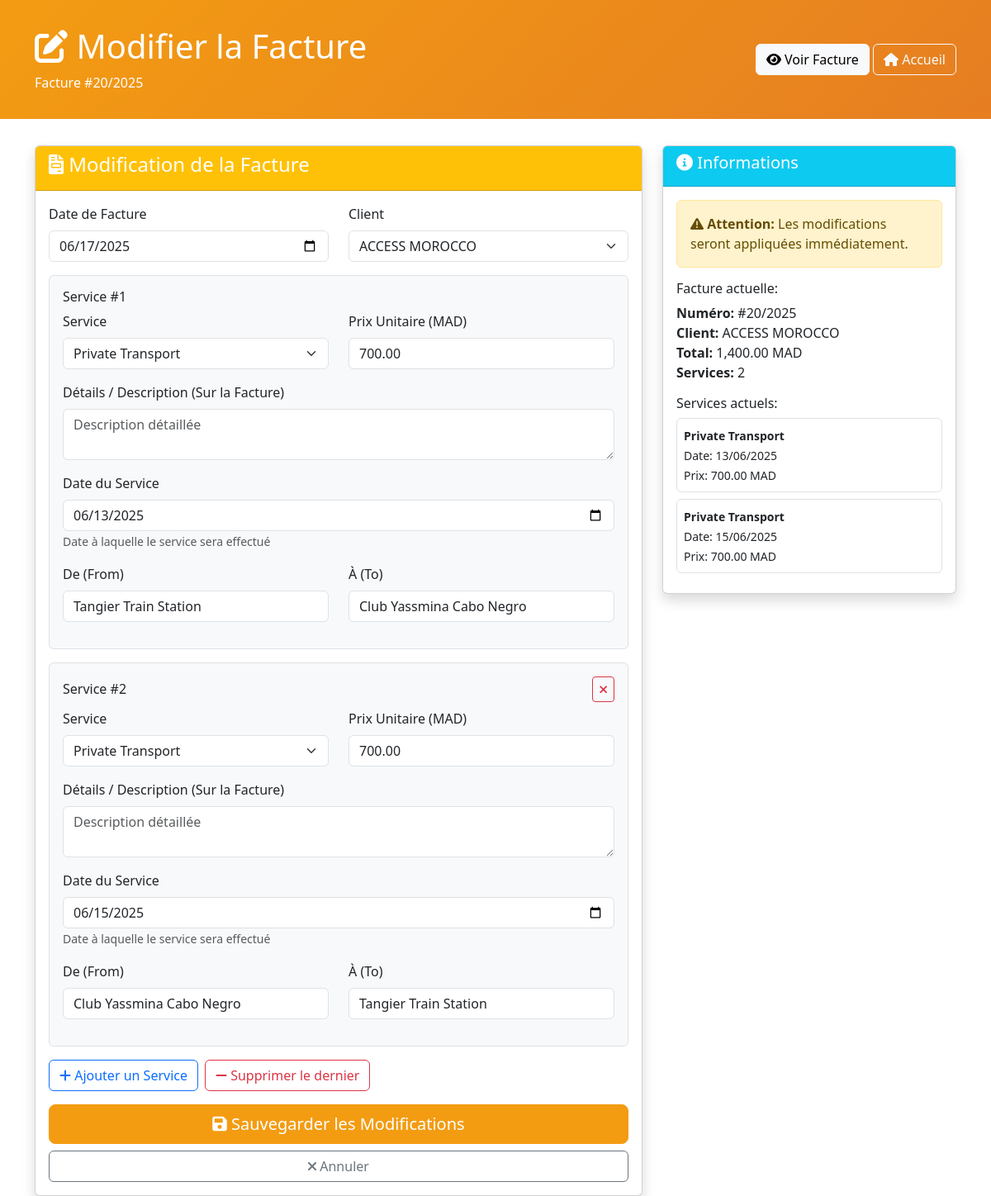
The app's page /edit-invoice.php?id=20 (signed in) with its own data.
### tables this page shows
CREATE TABLE IF NOT EXISTS `invoices` (
  `id` int NOT NULL AUTO_INCREMENT,
  `client_id` int NOT NULL,
  `invoice_date` date NOT NULL,
  `total` decimal(10,2) NOT NULL DEFAULT '0.00',
  `created_at` timestamp NULL DEFAULT CURRENT_TIMESTAMP,
  PRIMARY KEY (`id`),
  KEY `client_id` (`client_id`)
);

CREATE TABLE IF NOT EXISTS `clients` (
  `id` int NOT NULL AUTO_INCREMENT,
  `name` varchar(100) NOT NULL,
  `details` varchar(200) DEFAULT NULL,
  `contact` varchar(50) DEFAULT NULL,
  `created_at` timestamp NULL DEFAULT CURRENT_TIMESTAMP,
  PRIMARY KEY (`id`)
);

CREATE TABLE IF NOT EXISTS `invoice_items` (
  `id` int NOT NULL AUTO_INCREMENT,
  `invoice_id` int NOT NULL,
  `service_id` int NOT NULL,
  `custom_desc` varchar(255) DEFAULT NULL,
  `service_date` date DEFAULT NULL,
  `quantity` int DEFAULT '1',
  `unit_price` decimal(10,2) NOT NULL,
  `from_location` varchar(100) DEFAULT NULL,
  `to_location` varchar(100) DEFAULT NULL,
  `city` varchar(100) DEFAULT NULL,
  `created_at` timestamp NULL DEFAULT CURRENT_TIMESTAMP,
  PRIMARY KEY (`id`),
  KEY `invoice_id` (`invoice_id`),
  KEY `service_id` (`service_id`)
);

CREATE TABLE IF NOT EXISTS `services` (
  `id` int NOT NULL AUTO_INCREMENT,
  `title` varchar(100) NOT NULL,
  `description` text,
  `created_at` timestamp NULL DEFAULT CURRENT_TIMESTAMP,
  PRIMARY KEY (`id`)
);

### database.php (called while the page is built)
<?php
class Database {
    private $host = 'sql100.infinityfree.com';
    private $dbname = 'if0_40850869_ameziane_tours';
    private $username = 'if0_40850869';
    private $password = 'oqUeSdz2uufHi';
    private $pdo;
    public function __construct() {
        try {
            $dsn = "mysql:host={$this->host};dbname={$this->dbname};charset=utf8mb4";
            $this->pdo = new PDO($dsn, $this->username, $this->password, [
                PDO::ATTR_ERRMODE => PDO::ERRMODE_EXCEPTION,
                PDO::ATTR_DEFAULT_FETCH_MODE => PDO::FETCH_ASSOC,
                PDO::ATTR_EMULATE_PREPARES => false
            ]);
        } catch (PDOException $e) {
            die("Database connection failed: " . $e->getMessage());
        }
    }
    public function getConnection() {
        return $this->pdo;
    }
}
?>

### classes/InvoiceManager.php (called while the page is built, shortened)
<?php
require_once __DIR__ . '/../config/database.php';
class InvoiceManager {
    private $pdo;
    public function __construct() {
        $db = new Database();
        $this->pdo = $db->getConnection();
    }
    public function getAllClients() {
        $stmt = $this->pdo->query("SELECT * FROM clients ORDER BY name");
        return $stmt->fetchAll();
    }
    public function getAllServices() {
        $stmt = $this->pdo->query("SELECT * FROM services ORDER BY title");
        return $stmt->fetchAll();
    }
    public function getInvoiceDetails($invoiceId) {
        $stmt = $this->pdo->prepare("SELECT * FROM invoices WHERE id = ?");
        $stmt->execute([$invoiceId]);
        $invoice = $stmt->fetch();
        $stmt = $this->pdo->prepare("SELECT * FROM clients WHERE id = ?");
        $stmt->execute([$invoice['client_id']]);
        $client = $stmt->fetch();
        $stmt = $this->pdo->prepare("
            SELECT ii.*, s.title, s.description
            FROM invoice_items ii
            JOIN services s ON ii.service_id = s.id
            WHERE ii.invoice_id = ?
        ");
        $stmt->execute([$invoiceId]);
        $items = $stmt->fetchAll();
        return [
            'invoice' => $invoice,
            'client' => $client,
            'items' => $items
        ];
    }
}
?>

### edit-invoice.php (the view, shortened to what this page needs)
<?php
require_once 'classes/InvoiceManager.php';
$invoiceId = intval($_GET['id']);
$invoiceManager = new InvoiceManager();
$data = $invoiceManager->getInvoiceDetails($invoiceId);
$invoice = $data['invoice'];
$client = $data['client'];
$items = $data['items'];
$clients = $invoiceManager->getAllClients();
$services = $invoiceManager->getAllServices();
?>
<!DOCTYPE html>
<html lang="fr">
<head>
    <link href="https://cdn.jsdelivr.net/npm/bootstrap@5.3.2/dist/css/bootstrap.min.css" rel="stylesheet">
    <link href="https://cdnjs.cloudflare.com/ajax/libs/font-awesome/6.0.0/css/all.min.css" rel="stylesheet">
</head>
<body>
    <div class="edit-header">
        <div class="container">
            <div class="row align-items-center">
                <div class="col-md-8">
                    <h1><i class="fas fa-edit"></i> Modifier la Facture</h1>
                    <p class="mb-0">Facture #<?= $invoice['id'] ?>/<?= date('Y', strtotime($invoice['invoice_date'])) ?></p>
                </div>
                <div class="col-md-4 text-end">
                    <a href="view-invoice.php?id=<?= $invoice['id'] ?>" class="btn btn-light">
                        <i class="fas fa-eye"></i> Voir Facture
                    </a>
                    <a href="index.php" class="btn btn-outline-light">
                        <i class="fas fa-home"></i> Accueil
                    </a>
                </div>
            </div>
        </div>
    </div>
    <div class="container">
        <div class="row">
            <div class="col-lg-8">
                <div class="card shadow">
                    <div class="card-header bg-warning text-white">
                        <h4><i class="fas fa-file-invoice"></i> Modification de la Facture</h4>
                    </div>
                    <div class="card-body">
                        <form method="post" action="update-invoice.php" id="editInvoiceForm">
                            <div class="row mb-3">
                                <div class="col-md-6">
                                    <label for="invoice_date" class="form-label">Date de Facture</label>
                                    <input type="date" class="form-control" id="invoice_date" name="invoice_date"
                                           value="<?= $invoice['invoice_date'] ?>" required>
                                </div>
                                <div class="col-md-6">
                                    <label for="client_id" class="form-label">Client</label>
                                    <select class="form-select" id="client_id" name="client_id" required>
                                        <?php foreach($clients as $c): ?>
                                            <option value="<?= $c['id'] ?>" <?= $c['id'] == $invoice['client_id'] ? 'selected' : '' ?>>
                                                <?= htmlspecialchars($c['name']) ?>
                                            </option>
                                        <?php endforeach; ?>
                                    </select>
                                </div>
                            </div>
                            <div id="servicesContainer">
                                <?php foreach($items as $index => $item): ?>
                                <div class="service-row border rounded p-3 mb-3">
                                    <div class="d-flex justify-content-between align-items-center mb-2">
                                        <h6 class="mb-0">Service #<?= $index + 1 ?></h6>
                                        <?php if($index > 0): ?>
                                        <button type="button" class="btn btn-sm btn-outline-danger" onclick="removeThisRow(this)">
                                            <i class="fas fa-times"></i>
                                        </button>
                                        <?php endif; ?>
                                    </div>
                                    <div class="row">
                                        <div class="col-md-6 mb-3">
                                            <label class="form-label">Service</label>
                                            <select class="form-select" name="services[<?= $index ?>][service_id]"
                                                    onchange="handleServiceChange(this, <?= $index ?>)" required>
                                                <?php foreach($services as $service): ?>
                                                    <option value="<?= $service['id'] ?>"
                                                            <?= $service['id'] == $item['service_id'] ? 'selected' : '' ?>>
                                                        <?= htmlspecialchars($service['title']) ?>
                                                    </option>
                                                <?php endforeach; ?>
                                            </select>
                                        </div>
                                        <div class="col-md-6 mb-3">
                                            <label class="form-label">Prix Unitaire (MAD)</label>
                                            <input type="number" class="form-control"
                                                   name="services[<?= $index ?>][unit_price]"
                                                   value="<?= $item['unit_price'] ?>"
                                                   step="0.01" min="0" required>
                                        </div>
                                    </div>
                                    <div class="row mb-3">
                                        <div class="col-md-12">
                                            <label class="form-label">Détails / Description (Sur la Facture)</label>
                                            <textarea class="form-control" name="services[<?= $index ?>][custom_desc]" rows="2"
                                                      placeholder="Description détaillée"><?= htmlspecialchars($item['custom_desc'] ?? '') ?></textarea>
                                        </div>
                                    </div>
                                    <div class="row mb-3">
                                        <div class="col-md-12">
                                            <label class="form-label">Date du Service</label>
                                            <input type="date" class="form-control"
                                                   name="services[<?= $index ?>][service_date]"
                                                   value="<?= $item['service_date'] ?? '' ?>">
                                            <small class="text-muted">Date à laquelle le service sera effectué</small>
                                        </div>
                                    </div>
                                    <div class="conditional-fields" id="conditional-<?= $index ?>">
                                        <div class="row transport-fields <?= $item['service_id'] == 1 ? '' : 'd-none' ?>">
                                            <div class="col-md-6 mb-3">
                                                <label class="form-label">De (From)</label>
                                                <input type="text" class="form-control from-loc"
                                                       name="services[<?= $index ?>][from_location]"
                                                       value="<?= htmlspecialchars($item['from_location'] ?? '') ?>"
                                                       placeholder="Ville de départ"
                                                       oninput="updateDescription(<?= $index ?>)">
                                            </div>
                                            <div class="col-md-6 mb-3">
                                                <label class="form-label">À (To)</label>
                                                <input type="text" class="form-control to-loc"
                                                       name="services[<?= $index ?>][to_location]"
                                                       value="<?= htmlspecialchars($item['to_location'] ?? '') ?>"
                                                       placeholder="Ville d'arrivée"
                                                       oninput="updateDescription(<?= $index ?>)">
                                            </div>
                                        </div>
                                    </div>
                                </div>
                                <?php endforeach; ?>
                            </div>
                            <div class="d-flex gap-2 mb-3">
                                <button type="button" class="btn btn-outline-primary" onclick="addServiceRow()">
                                    <i class="fas fa-plus"></i> Ajouter un Service
                                </button>
                                <button type="button" class="btn btn-outline-danger" onclick="removeServiceRow()">
                                    <i class="fas fa-minus"></i> Supprimer le dernier
                                </button>
                            </div>
                            <div class="d-grid gap-2">
                                <button type="submit" class="btn btn-custom btn-lg">
                                    <i class="fas fa-save"></i> Sauvegarder les Modifications
                                </button>
                                <a href="view-invoice.php?id=<?= $invoice['id'] ?>" class="btn btn-outline-secondary">
                                    <i class="fas fa-times"></i> Annuler
                                </a>
                            </div>
                        </form>
                    </div>
                </div>
            </div>
            <div class="col-lg-4">
                <div class="card shadow">
                    <div class="card-header bg-info text-white">
                        <h5><i class="fas fa-info-circle"></i> Informations</h5>
                    </div>
                    <div class="card-body">
                        <div class="alert alert-warning">
                            <i class="fas fa-exclamation-triangle"></i>
                            <strong>Attention:</strong> Les modifications seront appliquées immédiatement.
                        </div>
                        <h6>Facture actuelle:</h6>
                        <ul class="list-unstyled">
                            <li><strong>Numéro:</strong> #<?= $invoice['id'] ?>/<?= date('Y', strtotime($invoice['invoice_date'])) ?></li>
                            <li><strong>Client:</strong> <?= htmlspecialchars($client['name']) ?></li>
                            <li><strong>Total:</strong> <?= number_format($invoice['total'], 2) ?> MAD</li>
                            <li><strong>Services:</strong> <?= count($items) ?></li>
                        </ul>
                        <h6 class="mt-3">Services actuels:</h6>
                        <?php foreach($items as $i => $item): ?>
                        <div class="border p-2 mb-2 rounded">
                            <small>
                                <strong><?= htmlspecialchars($item['title']) ?></strong><br>
                                Date: <?= $item['service_date'] ? date('d/m/Y', strtotime($item['service_date'])) : 'Non spécifiée' ?><br>
                                Prix: <?= number_format($item['unit_price'], 2) ?> MAD
                            </small>
                        </div>
                        <?php endforeach; ?>
                    </div>
                </div>
            </div>
        </div>
    </div>
</body>
</html>

### edit-invoice.php (style rules this page uses)
.edit-header { background: linear-gradient(135deg, #f39c12, #e67e22); color: white; padding: 2rem 0; margin-bottom: 2rem; }
.service-row { background: #f8f9fa; border-left: 4px solid #f39c12; margin-bottom: 15px; }
.btn-custom { background: #f39c12; border-color: #f39c12; color: white; }

### records on screen
invoices: id "20", date('Y', strtotime($invoice['invoice_date'])) "2025", invoice_date "06/17/2025", client_id "ACCESS MOROCCO", client.name "ACCESS MOROCCO", client+total "1,400.00", client "2"
invoice_items: service.title "Private Transport", unit_price "700.00", value "Description détaillée", service_date "06/13/2025", from_location "Tangier Train Station", to_location "Club Yassmina Cabo Negro", service_date "13/06/2025"
invoice_items: service.title "Private Transport", unit_price "700.00", value "Description détaillée", service_date "06/15/2025", from_location "Club Yassmina Cabo Negro", to_location "Tangier Train Station", service_date "15/06/2025"
